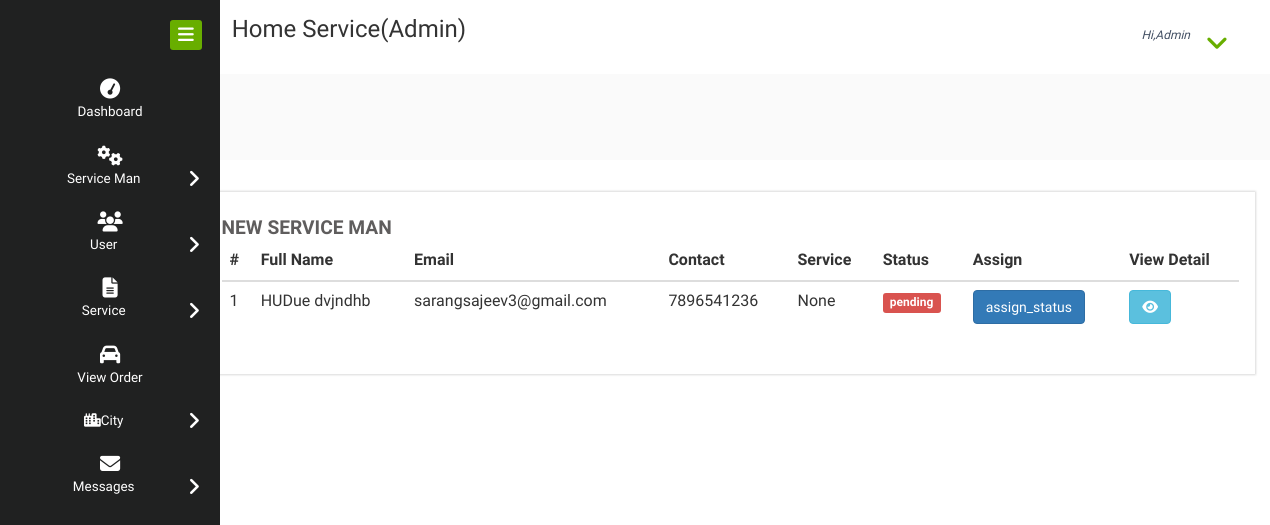
Screenshot of /new_service_man with the database file from the repository.
### home_service/models.py (models this page shows, shortened)
class Service_Man(models.Model):
    status = models.ForeignKey(Status, on_delete=models.CASCADE, null=True)
    city = models.ForeignKey(City, on_delete=models.CASCADE, null=True)
    user = models.ForeignKey(User, on_delete=models.CASCADE, null=True)
    contact = models.CharField(max_length=100, null=True)
    address = models.CharField(max_length=100, null=True)
    doj = models.DateField(null=True)
    dob = models.DateField(null=True)
    id_type = models.CharField(max_length=100, null=True)
    service_name = models.CharField(max_length=100, null=True)
    experience = models.CharField(max_length=100, null=True)
    id_card = models.FileField(null=True)
    image = models.FileField(null=True)
    price=models.IntegerField(default=500)

class Status(models.Model):
    status = models.CharField(max_length=30, null=True)

### home_service/views.py (the view)
# urls.py: path('new_service_man',New_Service_man,name="new_service_man"),
def New_Service_man(request):
    status = Status.objects.get(status="pending")
    ser = Service_Man.objects.filter(status=status)
    d = {'ser':ser}
    return render(request,'new_service_man.html',d)

### home_service/templates/new_service_man.html
{% extends 'admin_navigation.html' %}
{% load static %}{% block body %}
<div class="chit-chat-layer1">
	<div class="col-md-12 chit-chat-layer1-left">
               <div class="work-progres">
                            <div class="chit-chat-heading">
                                  New Service Man
                            </div>
                            <div class="table-responsive">
                                <table class="table table-hover">
                                  <thead>
                                    <tr>
                                      <th>#</th>
                                      <th>Full Name</th>
                                      <th>Email</th>
                                      <th>Contact</th>
                                      <th>Service</th>
                                      <th>Status</th>
                                        <th>Assign</th>
                                      <th>View Detail</th>
                                  </tr>
                              </thead>
                              <tbody>
                              {% for i in ser %}
                                <tr>
                                  <td>{{forloop.counter}}</td>
                                  <td>{{i.user.first_name}} {{i.user.last_name}}</td>
                                  <td>{{i.user.email}}</td>
                                  <td>{{i.contact}}</td>
                                  <td>{{i.service_name}}</td>
                                    <td><span class="label label-danger">{{i.status.status}}</span></td>
                                    <td><a href="{% url 'status' i.id %}" ><button class="btn btn-primary">assign_status</button></a></td>
                                    <td><a href="{% url 'service_man_detail' i.id %}" ><button class="btn btn-info"><i class="fa fa-eye"></i></button></a></td>
                              </tr>
                              {% endfor %}
                          </tbody>
                      </table>
                  </div>
             </div>
      </div>
</div>
    {% endblock %}

### rows the page displays
Service_Man: user.first_name "HUDue", user.last_name "dvjndhb", user.email "sarangsajeev3@gmail.com", contact "7896541236", service_name "None", status.status "pending"
